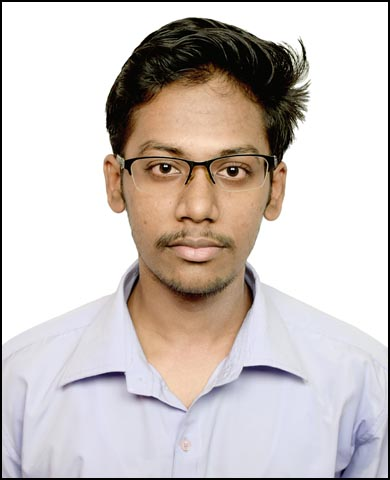
#> input picture image_examples/Chandrakant_Thakur.jpg, 390 x 480 px, found by its file name
$ python 'Face Detection from Image.py'
#> lines starting #> are read from the running program, lines starting #| are printed output that depends on the picture
import cv2
import numpy as np

face_classifier = cv2.CascadeClassifier(r"C:\Users\Chandrakant\Desktop\OpenCV Application\Haarcascades\haarcascade_frontalface_default.xml")

img = cv2.imread(r"C:\Users\Chandrakant\Desktop\OpenCV Application\image_examples\Chandrakant_Thakur.jpg")
#> img is the input picture: shape (480, 390, 3); mean B, G, R 193.5, 196.7, 205.1
img_gray = cv2.cvtColor(img,cv2.COLOR_BGR2GRAY)
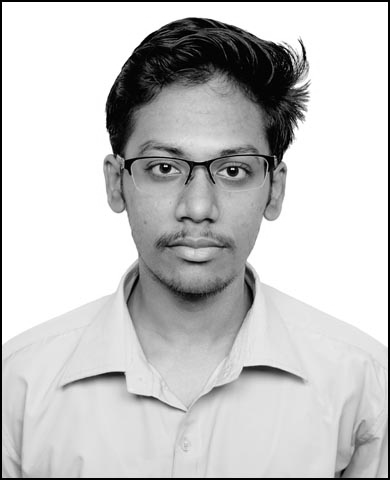
#> img_gray: shape (480, 390); min 0, max 255, mean 198.8

faces = face_classifier.detectMultiScale(img_gray,1.3,4)
#> faces = [[104, 96, 188, 188]]

if faces is ():
    print("No face found")

for (x,y,w,h) in faces:
    cv2.rectangle(img,(x,y),(x+w,y+h),(0,0,255),2)
    cv2.imshow("Face Detect",img)
    cv2.waitKey(0)
#> this loop made 1 pass
#> pass 1, `cv2.imshow("Face Detect",img)`:
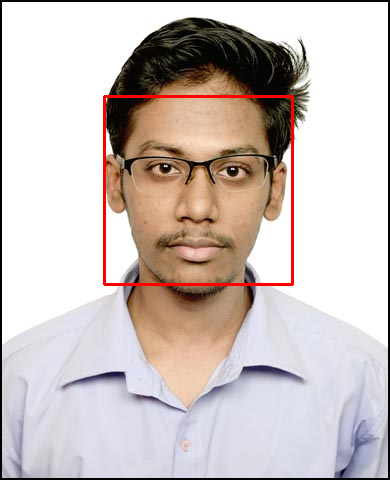
#> window 'Face Detect': shape (480, 390, 3); mean B, G, R 191.5, 194.6, 205.9

cv2.destroyAllWindows()

$ run again, with image_examples/Modi.jpg copied over image_examples/Chandrakant_Thakur.jpg
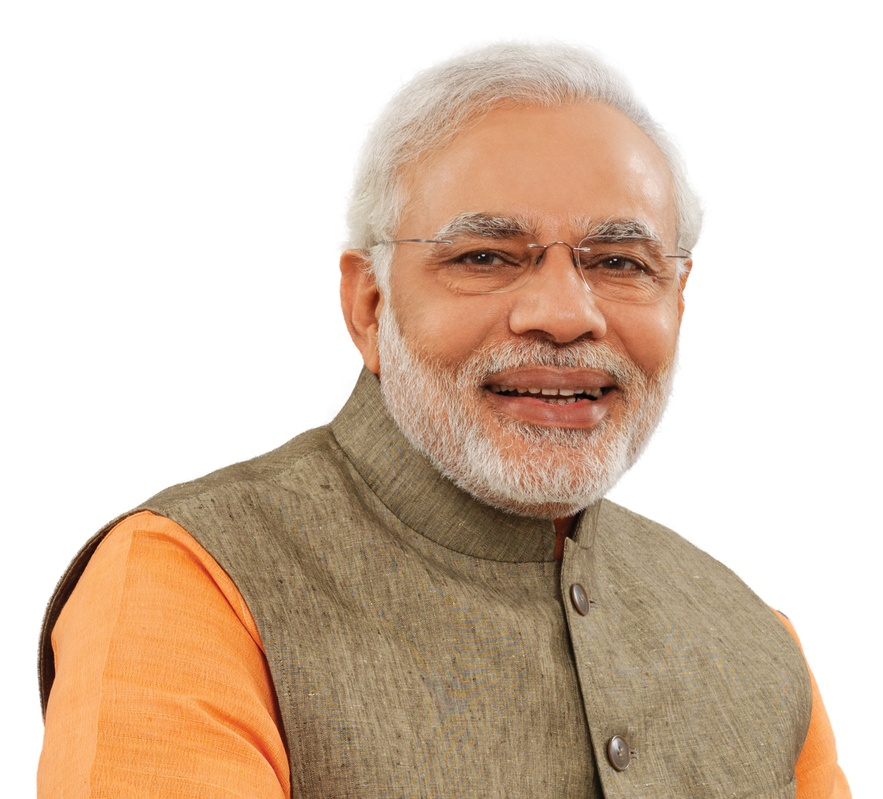
#> input picture image_examples/Modi.jpg, 883 x 799 px, shrunk from 1500 x 1358 before the run, found by its file name
#> img is the input picture: shape (799, 883, 3); mean B, G, R 178.5, 196.6, 217.3
#> `img_gray = cv2.cvtColor(img,cv2.COLOR_BGR2GRAY)`:
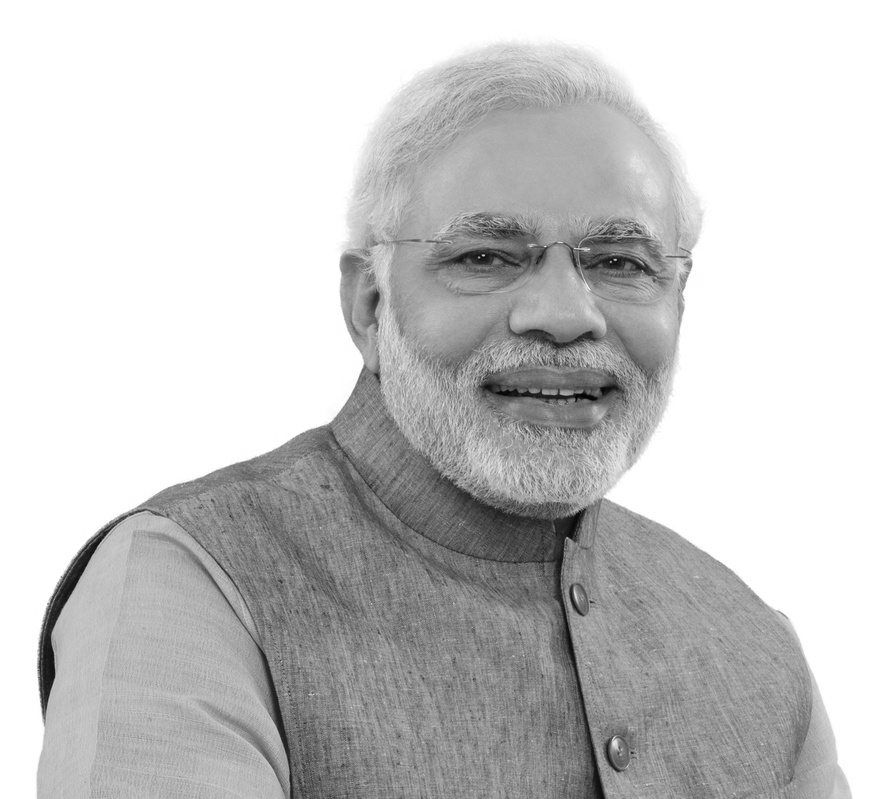
#> img_gray: shape (799, 883); min 2, max 255, mean 200.7
#> faces = [[370, 117, 366, 366]]
#> the loop `for (x,y,w,h) in faces:` made 1 pass
#> pass 1, `cv2.imshow("Face Detect",img)`:
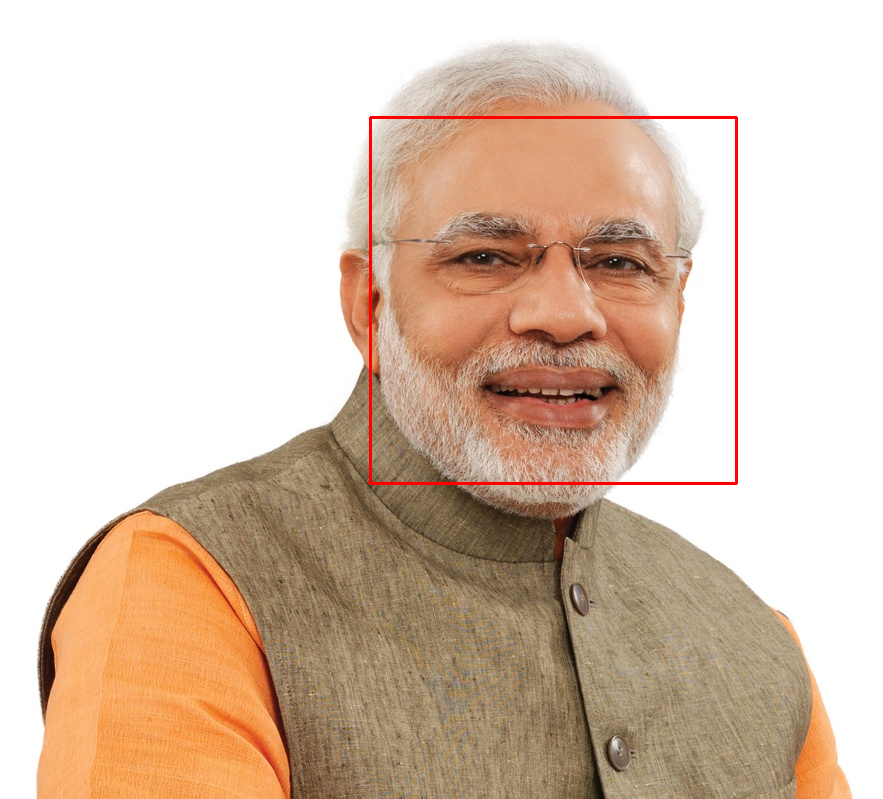
#> window 'Face Detect': shape (799, 883, 3); mean B, G, R 177.4, 195.4, 217.5

$ run again, with image_examples/elephant.jpg copied over image_examples/Chandrakant_Thakur.jpg
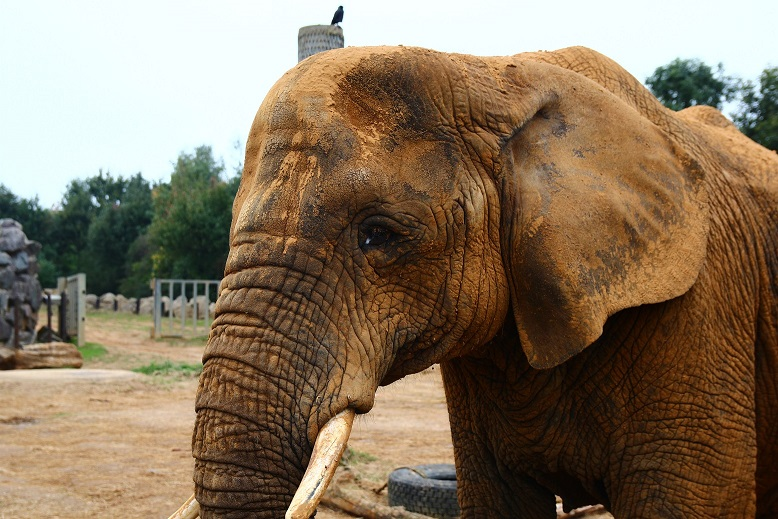
#> input picture image_examples/elephant.jpg, 778 x 519 px, found by its file name
#> img is the input picture: shape (519, 778, 3); mean B, G, R 95.2, 117.2, 135.3
#> `img_gray = cv2.cvtColor(img,cv2.COLOR_BGR2GRAY)`:
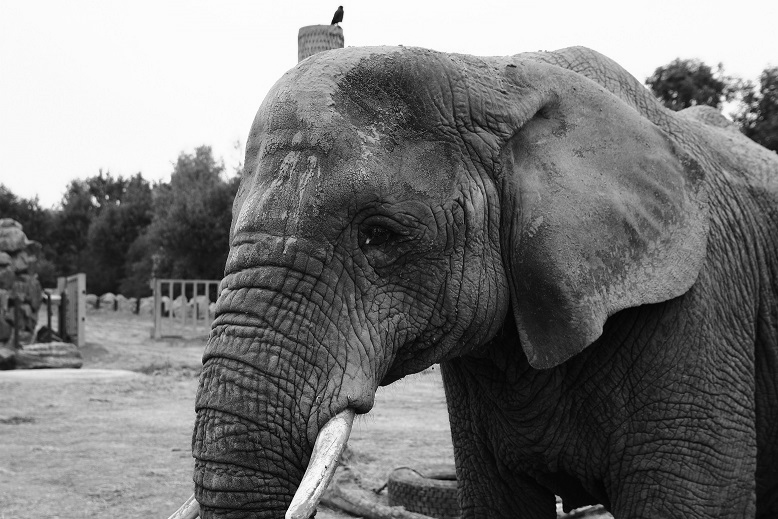
#> img_gray: shape (519, 778); min 0, max 255, mean 120.1
#> faces = ()
